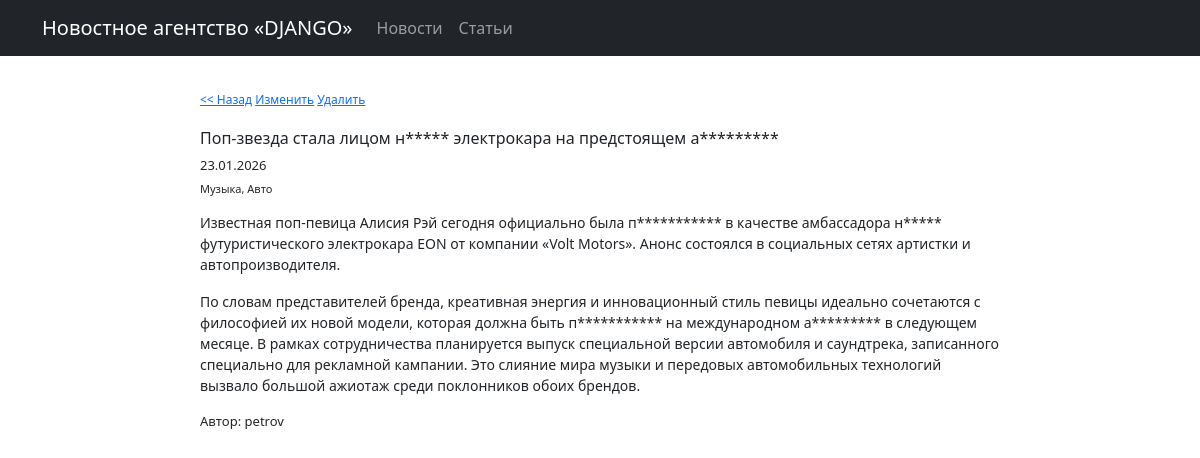
Screenshot of /news/3 with the database file from the repository.
### news/models.py (models this page shows, shortened)
class Post(models.Model):
    news = 'NE'
    article = 'AR'
    POST_TYPES = [
        (news, 'Новость'),
        (article, 'Статья'),
    ]
    author = models.ForeignKey(Author, on_delete=models.CASCADE)
    post_type = models.CharField(max_length=2, choices=POST_TYPES)
    created_at = models.DateTimeField(auto_now_add=True)
    title = models.CharField(max_length=255)
    text = models.TextField()
    rating = models.IntegerField(default=0)
    categories = models.ManyToManyField(Category, through="PostCategory")

class Author(models.Model):
    user = models.OneToOneField(User, on_delete=models.CASCADE)
    rating = models.IntegerField(default=0)

### news/views.py (the view)
class NewsInfo(DetailView):
    model = Post
    post_type = None
    template_name = None
    context_object_name = None
    def setup(self, request, *args, **kwargs):
        super().setup(request, *args, **kwargs)
        self.post_type = kwargs.get("post_type")
        self.template_name = f'{self.post_type}_info.html'
        self.context_object_name = self.post_type.__str__()
    def get_queryset(self):
        queryset = super().get_queryset()
        queryset = queryset.filter(
            post_type='NE' if self.post_type == "news" else "AR"
        )
        return queryset
    def get_context_data(self, **kwargs):
        obj = self.get_object()
        context = super().get_context_data(**kwargs)
        context['text'] = obj.text.split("\n")
        categories = PostCategory.objects.filter(post=obj)
        context['category_names'] = ", ".join([category.category.name for category in categories])
        return context

### news/templatetags/custom_filters.py (called while the page is built)
@register.filter()
def censor(value):
    value_split = value.split()
    for index, value_str in enumerate(value_split):
        if value_str.lower() in forbidden_words:
            value_split[index] = value_str[0] + "*" * (len(value_str) - 1)
    return " ".join(value_split)

### templates/news_info.html (shortened to what this page needs)
{% extends 'flatpages/default.html' %}
{% load custom_filters %}
{% block content %}
    <div style="margin: 35px auto; width: 800px; text-align: left;">
        <div style="font-size: 12px; margin-bottom: 20px;"><a href="/news"><< Назад</a> <a href="{{ news.id }}/update">Изменить</a> <a href="{{ news.id }}/delete">Удалить</a></div>
        <div>
            <h1 style="font-size: 16px">{{ news.title|censor }}</h1>
            <p style="font-size: 13px; margin-bottom: 5px">{{ news.created_at|date:'d.m.Y' }}</p>
            <p style="font-size: 11px; margin-bottom: 15px">{{ category_names }}</p>
            {% for text_block in text %}
                <p style="font-size: 14px">{{ text_block|censor }}</p>
            {% endfor %}
            <p style="font-size: 13px; margin-bottom: 15px">Автор: {{ news.author.user.username }}</p>
        </div>
    </div>
{% endblock content %}

### rows the page displays
Post: title|censor "Поп-звезда стала лицом н***** электрокара на предстоящем а*********", created_at "23.01.2026", author.user.username "petrov"

### other values shown
{{ category_names }} "Музыка, Авто"
